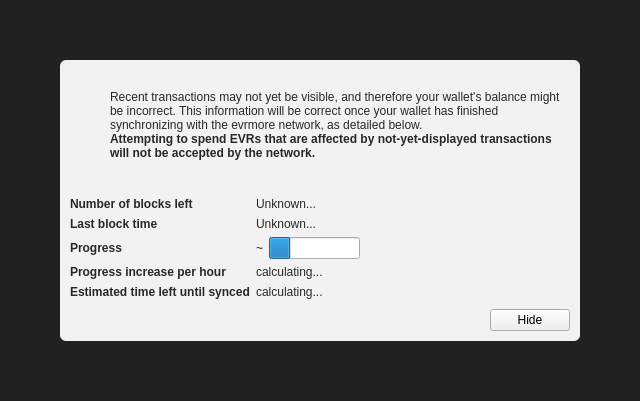
<?xml version="1.0" encoding="UTF-8"?>
<ui version="4.0">
 <class>ModalOverlay</class>
 <widget class="ModalOverlay" name="ModalOverlay">
  <property name="geometry">
   <rect>
    <x>0</x>
    <y>0</y>
    <width>640</width>
    <height>401</height>
   </rect>
  </property>
  <property name="windowTitle">
   <string>Form</string>
  </property>
  <layout class="QVBoxLayout" name="verticalLayout" stretch="0">
   <property name="sizeConstraint">
    <enum>QLayout::SetDefaultConstraint</enum>
   </property>
   <property name="leftMargin">
    <number>0</number>
   </property>
   <property name="topMargin">
    <number>0</number>
   </property>
   <property name="rightMargin">
    <number>0</number>
   </property>
   <property name="bottomMargin">
    <number>0</number>
   </property>
   <item>
    <widget class="QWidget" name="bgWidget" native="true">
     <property name="styleSheet">
      <string notr="true">#bgWidget { background: rgba(0,0,0,220); }</string>
     </property>
     <layout class="QVBoxLayout" name="verticalLayoutMain" stretch="1">
      <property name="leftMargin">
       <number>60</number>
      </property>
      <property name="topMargin">
       <number>60</number>
      </property>
      <property name="rightMargin">
       <number>60</number>
      </property>
      <property name="bottomMargin">
       <number>60</number>
      </property>
      <item>
       <widget class="QWidget" name="contentWidget" native="true">
        <property name="styleSheet">
         <string notr="true">#contentWidget { background: rgba(255,255,255,240); border-radius: 6px; }

QLabel { color: rgb(40,40,40);  }</string>
        </property>
        <layout class="QVBoxLayout" name="verticalLayoutSub" stretch="1,0,0,0">
         <property name="spacing">
          <number>0</number>
         </property>
         <property name="leftMargin">
          <number>10</number>
         </property>
         <property name="topMargin">
          <number>10</number>
         </property>
         <property name="rightMargin">
          <number>10</number>
         </property>
         <property name="bottomMargin">
          <number>10</number>
         </property>
         <item>
          <layout class="QHBoxLayout" name="horizontalLayoutIconText" stretch="0,1">
           <property name="topMargin">
            <number>20</number>
           </property>
           <item>
            <layout class="QVBoxLayout" name="verticalLayoutIcon">
             <property name="leftMargin">
              <number>0</number>
             </property>
             <item>
              <widget class="QPushButton" name="warningIcon">
               <property name="enabled">
                <bool>false</bool>
               </property>
               <property name="text">
                <string/>
               </property>
               <property name="icon">
                <iconset>
                 <normaloff>:/icons/warning</normaloff>
                 <disabledoff>:/icons/warning</disabledoff>:/icons/warning</iconset>
               </property>
               <property name="iconSize">
                <size>
                 <width>48</width>
                 <height>48</height>
                </size>
               </property>
               <property name="flat">
                <bool>true</bool>
               </property>
              </widget>
             </item>
             <item>
              <spacer name="verticalSpacerWarningIcon">
               <property name="orientation">
                <enum>Qt::Vertical</enum>
               </property>
               <property name="sizeHint" stdset="0">
                <size>
                 <width>20</width>
                 <height>40</height>
                </size>
               </property>
              </spacer>
             </item>
            </layout>
           </item>
           <item>
            <layout class="QVBoxLayout" name="verticalLayoutInfoText">
             <property name="leftMargin">
              <number>0</number>
             </property>
             <property name="topMargin">
              <number>0</number>
             </property>
             <item>
              <widget class="QLabel" name="infoText">
               <property name="text">
                <string>Recent transactions may not yet be visible, and therefore your wallet's balance might be incorrect. This information will be correct once your wallet has finished synchronizing with the evrmore network, as detailed below.</string>
               </property>
               <property name="textFormat">
                <enum>Qt::RichText</enum>
               </property>
               <property name="wordWrap">
                <bool>true</bool>
               </property>
              </widget>
             </item>
             <item>
              <widget class="QLabel" name="infoTextStrong">
               <property name="font">
                <font>
                 <weight>75</weight>
                 <bold>true</bold>
                </font>
               </property>
               <property name="text">
                <string>Attempting to spend EVRs that are affected by not-yet-displayed transactions will not be accepted by the network.</string>
               </property>
               <property name="textFormat">
                <enum>Qt::RichText</enum>
               </property>
               <property name="wordWrap">
                <bool>true</bool>
               </property>
              </widget>
             </item>
             <item>
              <spacer name="verticalSpacerInTextSpace">
               <property name="orientation">
                <enum>Qt::Vertical</enum>
               </property>
               <property name="sizeHint" stdset="0">
                <size>
                 <width>20</width>
                 <height>40</height>
                </size>
               </property>
              </spacer>
             </item>
            </layout>
           </item>
          </layout>
         </item>
         <item>
          <spacer name="verticalSpacerAfterText">
           <property name="orientation">
            <enum>Qt::Vertical</enum>
           </property>
           <property name="sizeHint" stdset="0">
            <size>
             <width>20</width>
             <height>40</height>
            </size>
           </property>
          </spacer>
         </item>
         <item>
          <layout class="QFormLayout" name="formLayout">
           <property name="fieldGrowthPolicy">
            <enum>QFormLayout::FieldsStayAtSizeHint</enum>
           </property>
           <property name="horizontalSpacing">
            <number>6</number>
           </property>
           <property name="verticalSpacing">
            <number>6</number>
           </property>
           <property name="topMargin">
            <number>10</number>
           </property>
           <item row="0" column="0">
            <widget class="QLabel" name="labelNumberOfBlocksLeft">
             <property name="font">
              <font>
               <weight>75</weight>
               <bold>true</bold>
              </font>
             </property>
             <property name="text">
              <string>Number of blocks left</string>
             </property>
            </widget>
           </item>
           <item row="0" column="1">
            <widget class="QLabel" name="numberOfBlocksLeft">
             <property name="text">
              <string>Unknown...</string>
             </property>
            </widget>
           </item>
           <item row="1" column="0">
            <widget class="QLabel" name="labelLastBlockTime">
             <property name="font">
              <font>
               <weight>75</weight>
               <bold>true</bold>
              </font>
             </property>
             <property name="text">
              <string>Last block time</string>
             </property>
            </widget>
           </item>
           <item row="1" column="1">
            <widget class="QLabel" name="newestBlockDate">
             <property name="sizePolicy">
              <sizepolicy hsizetype="Maximum" vsizetype="Preferred">
               <horstretch>0</horstretch>
               <verstretch>0</verstretch>
              </sizepolicy>
             </property>
             <property name="text">
              <string>Unknown...</string>
             </property>
            </widget>
           </item>
           <item row="2" column="0">
            <widget class="QLabel" name="labelSyncDone">
             <property name="font">
              <font>
               <weight>75</weight>
               <bold>true</bold>
              </font>
             </property>
             <property name="text">
              <string>Progress</string>
             </property>
            </widget>
           </item>
           <item row="2" column="1">
            <layout class="QHBoxLayout" name="horizontalLayoutSync" stretch="0,1">
             <item>
              <widget class="QLabel" name="percentageProgress">
               <property name="text">
                <string notr="true">~</string>
               </property>
              </widget>
             </item>
             <item>
              <widget class="QProgressBar" name="progressBar">
               <property name="value">
                <number>24</number>
               </property>
               <property name="format">
                <string/>
               </property>
              </widget>
             </item>
            </layout>
           </item>
           <item row="4" column="0">
            <widget class="QLabel" name="labelProgressIncrease">
             <property name="font">
              <font>
               <weight>75</weight>
               <bold>true</bold>
              </font>
             </property>
             <property name="text">
              <string>Progress increase per hour</string>
             </property>
            </widget>
           </item>
           <item row="4" column="1">
            <widget class="QLabel" name="progressIncreasePerH">
             <property name="text">
              <string>calculating...</string>
             </property>
            </widget>
           </item>
           <item row="5" column="0">
            <widget class="QLabel" name="labelEstimatedTimeLeft">
             <property name="font">
              <font>
               <weight>75</weight>
               <bold>true</bold>
              </font>
             </property>
             <property name="text">
              <string>Estimated time left until synced</string>
             </property>
            </widget>
           </item>
           <item row="5" column="1">
            <widget class="QLabel" name="expectedTimeLeft">
             <property name="text">
              <string>calculating...</string>
             </property>
            </widget>
           </item>
          </layout>
         </item>
         <item>
          <layout class="QHBoxLayout" name="horizontalLayoutButtons">
           <property name="leftMargin">
            <number>10</number>
           </property>
           <property name="topMargin">
            <number>10</number>
           </property>
           <item>
            <widget class="QLabel" name="versionLabel">
             <property name="text">
              <string></string>
             </property>
            </widget>
           </item>
           <item>
            <spacer name="horizontalSpacer">
             <property name="orientation">
              <enum>Qt::Horizontal</enum>
             </property>
             <property name="sizeHint" stdset="0">
              <size>
               <width>40</width>
               <height>20</height>
              </size>
             </property>
            </spacer>
           </item>
           <item>
            <widget class="QPushButton" name="closeButton">
             <property name="text">
              <string>Hide</string>
             </property>
            </widget>
           </item>
          </layout>
         </item>
        </layout>
       </widget>
      </item>
     </layout>
    </widget>
   </item>
  </layout>
 </widget>
 <customwidgets>
  <customwidget>
   <class>ModalOverlay</class>
   <extends>QWidget</extends>
   <header>modaloverlay.h</header>
   <container>1</container>
  </customwidget>
 </customwidgets>
 <resources/>
 <connections/>
</ui>
